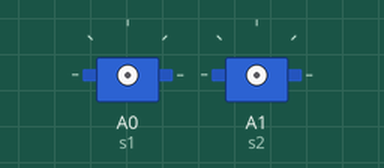
This sketch was run on a simulated Arduino Uno, built with avr-gcc and run on an emulated ATmega328P. On the bench: 2 × servo.

Above: at 0.01 s.
At 0.51 s:
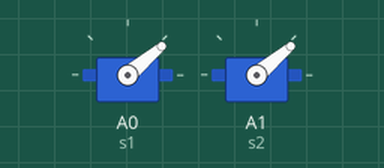
At 1.0 s:
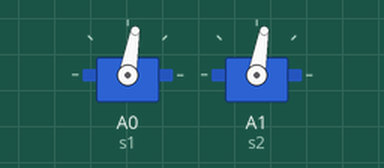
Timing chart, 0 to 2.5 s (numbered marks = the images above):
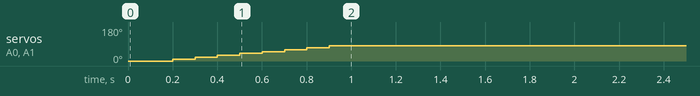

The sketch:

serialcoba.ino
```cpp
#include <Servo.h>
Servo s1;
Servo s2;
int data;
void setup()
{
  Serial.begin(9600);
  delay(100);
  s1.attach(A0);
  s2.attach(A1);
  for (int i=0;i<90;i=i+10)
  {
    s1.write(i);
    s2.write(i);
    delay(100);
  }
}
void loop()
{
  if (Serial.available()<0){
    data=Serial.read();
      if (data=='a'){
      s1.write(40);
      s2.write(40);
      delay(100);
      }
  }
}
```
